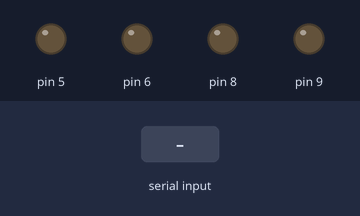
The sketch below on a simulated Arduino Uno, built with avr-gcc and run on an emulated ATmega328P. Shown: output pins drawn as LEDs (lit = HIGH). The test bench sets the inputs (shaded band).

Above: at 1.2 s.
1.3 s: "B" received over Serial
At 1.8 s:
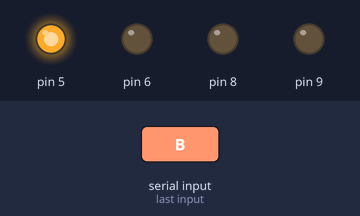
2.8 s: "F" received over Serial
At 4.2 s:
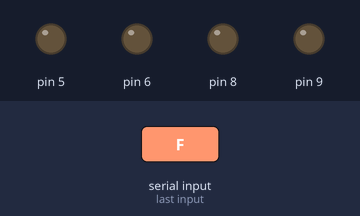
Timing chart, 0 to 5.8 s (numbered marks = the images above; inputs shaded):
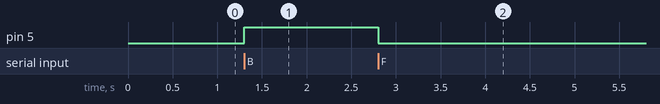

Measured:
- after the input at 1.3 s, pin 5: LOW → HIGH at once
- after the input at 2.8 s, pin 5: HIGH → LOW at once

The sketch:

RC_CAR.ino
```cpp
char value;
  void setup() {

//Change pinMode depend on your wire!!!!

  // put your setup code here, to run once:
  //Motor right
  pinMode(5,OUTPUT);
  pinMode(6,OUTPUT);
  //Motor left
  pinMode(8,OUTPUT);
  pinMode(9,OUTPUT);
  Serial.begin(9600);
}

void loop() {
  // put your main code here, to run repeatedly:
  if(Serial.available()>0){

    value=Serial.read();
  }
  switch (value) {
  case 'F':
    digitalWrite(7, HIGH);
  //R
    digitalWrite(2,1);
    digitalWrite(3,0);
   //L
    digitalWrite(4,1);
    digitalWrite(5,0);
    break;
  case 'B':
    digitalWrite(7, HIGH);
    //R
    digitalWrite(2,0);
    digitalWrite(3,1);
    //L
    digitalWrite(4,0);
    digitalWrite(5,1);
    break;
 case 'R':
    digitalWrite(7, HIGH);
    //R
    digitalWrite(2,0);
    digitalWrite(3,0);
    //L
    digitalWrite(4,1);
    digitalWrite(5,0);
    break;
 case 'L':

    digitalWrite(7, HIGH);
    //R
    digitalWrite(2,1);
    digitalWrite(3,0);
    //L
    digitalWrite(4,0);
    digitalWrite(5,0);
    break;
 case 'S':
    digitalWrite(7, LOW);
    //R
    digitalWrite(2,0);
    digitalWrite(3,0);
    //L
    digitalWrite(4,0);
    digitalWrite(5,0);
   break;
  }
}
```
